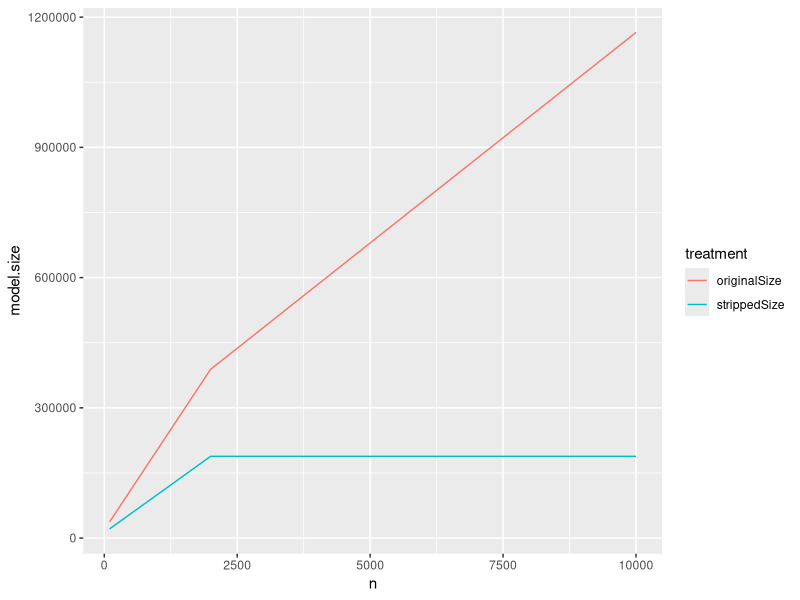

Write R code to recreate this figure.

library(plyr)
library(ggplot2)
library(mgcv)
library(reshape2)
set.seed(2325235)

synthFrame <- function(nrows) {
   d <- data.frame(xN1=rnorm(nrows),xN2=rnorm(nrows),
      xC=sample(c('a','b'),size=nrows,replace=TRUE))
   d$y <- d$xN1*abs(d$xN1) + d$xN2 + ifelse(d$xC=='a',0.2,-0.2) + rnorm(nrows)
   d
}

dTrain <- synthFrame(100000)
dTest <- synthFrame(100)
model <- gam(y~s(xN1)+xN2+xC,data=dTrain)

mLength <- length(serialize(model,NULL))
print(paste('orig size',mLength))

dTest$pred1 <- predict(model,newdata=dTest)

# ggplot(data=dTest) + geom_density(aes(x=pred1,color=y))
# one way to hunt for leaks: lapply(cm,function(o) { length(serialize(o,NULL)) })

stripGamR <- function(cm) {
   cm$residuals <- c()
   cm$fitted.values <- c()
   cm$family <- c()
   cm$linear.predictors <- c()
   cm$weights <- c()
   cm$prior.weights <- c()
   cm$y <- c()
   cm$hat <- c()
   cm$formula <- c()
   cm$model <- c()
   cm$pred.formula <- c()
   cm$offset <- c()
   attr(cm$terms,".Environment") <- c()
   attr(cm$pterms,".Environment") <- c()
   cm
}

cm <- stripGamR(model)
dTest$pred2 <- predict(cm,newdata=dTest)

loss <- sum(abs(dTest$pred1-dTest$pred2))
print(paste('error',loss))

cLength <- length(serialize(cm,NULL))
print(paste('reduced size',cLength))
print(paste('size ratio',cLength/mLength))

# more leaks are found if the work is done in a function 
# which creates local environments
# preventing later changes from masking size changes
# confusing sizes
doWork <- function(n) {
  dTraini <- synthFrame(n)
  modeli <- gam(y~s(xN1)+xN2+xC,data=dTraini)
  data.frame(n=n,
     originalSize=length(serialize(modeli,NULL)),
     strippedSize=length(serialize(stripGamR(modeli),NULL)))
}

plotFrame <- adply(seq(100,10000,100),1,doWork)
plotFrame <- plotFrame[,setdiff(colnames(plotFrame),'X1')]

pf <- melt(plotFrame,id.vars='n',variable.name='treatment',value.name='model.size')
ggplot(data=pf,aes(x=n,y=model.size,color=treatment)) + geom_line()
